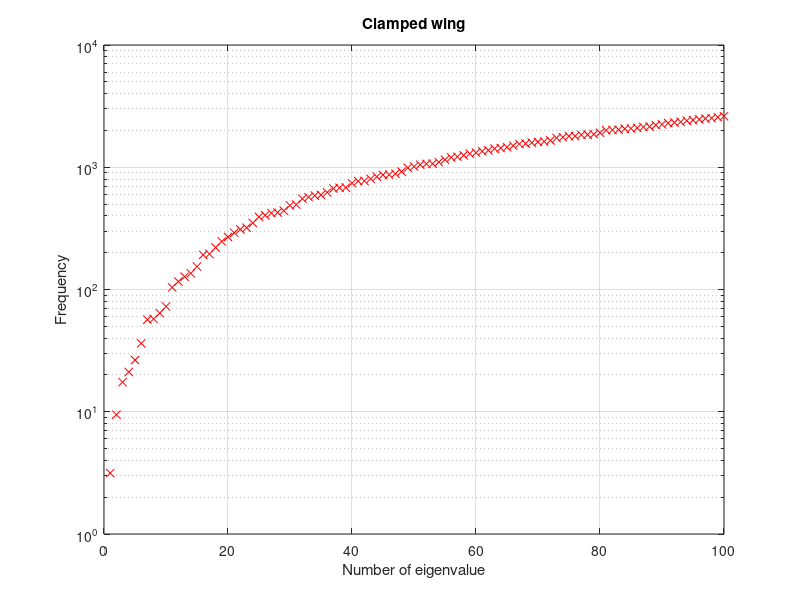

Source code (MATLAB):
% This script plots the eigenvalues in semilogaritmic scale

%%
% DCFA swept wing assignement
%
% Teamwork
% Team members: Venti Edoardo         944421
%               Zemello Matteo        942003
%               Zucchelli Umberto     952952
%               
%           
%

clear all, close all, clc

load w_esatta.mat

fig=figure;
semilogy(1:length(w_esatta),w_esatta,'xr')
title('Clamped wing')
xlabel('Number of eigenvalue')
ylabel('Frequency')
grid on
saveas(fig,'Eigenvalues_clamped_wing','eps')